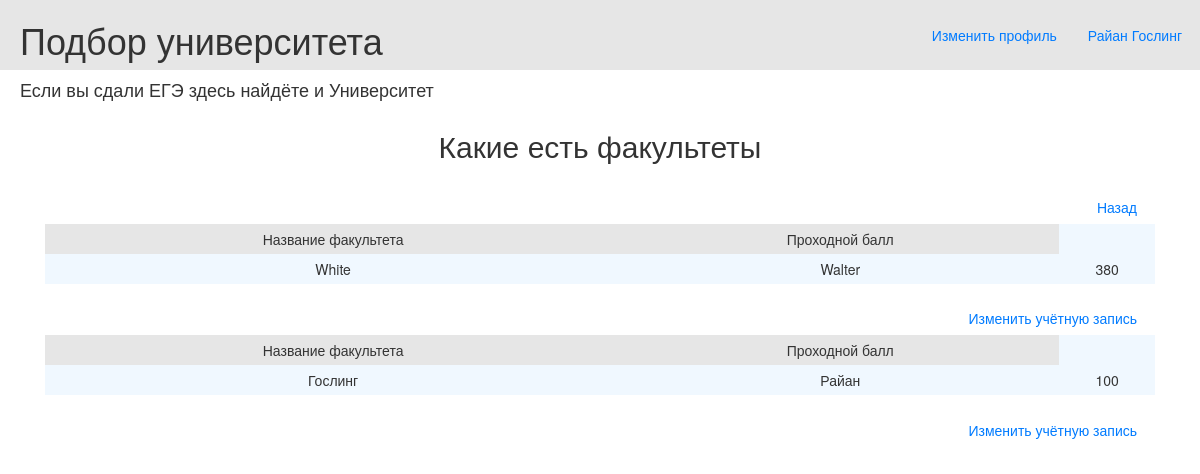
Before: /users_list (signed in) with the older database file.
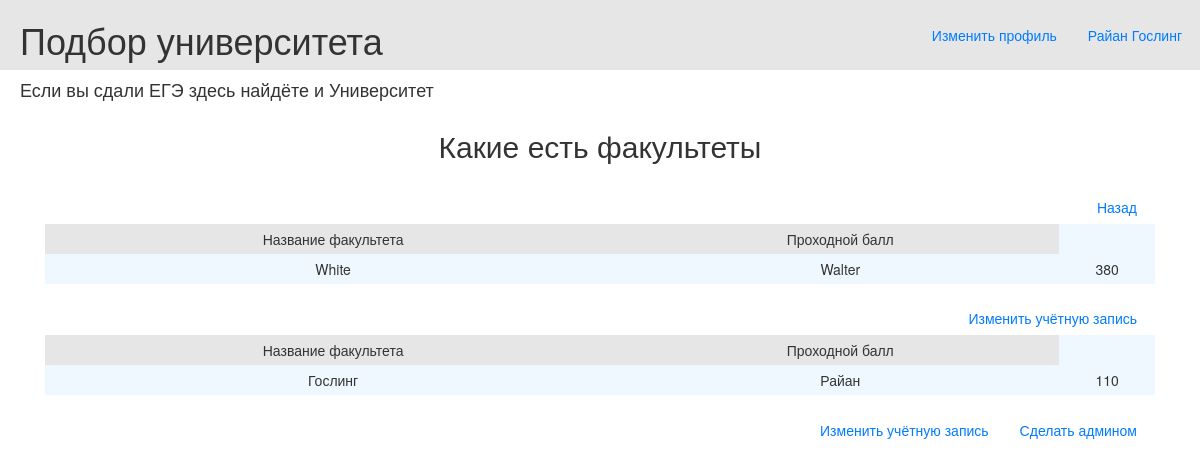
After: the same page with the newer database file.
### data/users.py (models this page shows, shortened)
class User(SqlAlchemyBase, UserMixin, SerializerMixin):
    __tablename__ = 'users'
    id = sqlalchemy.Column(sqlalchemy.Integer,
                           primary_key=True, autoincrement=True)
    surname = sqlalchemy.Column(sqlalchemy.String, nullable=True)
    name = sqlalchemy.Column(sqlalchemy.String, nullable=True)
    email = sqlalchemy.Column(sqlalchemy.String,
                              index=True, unique=True, nullable=True)
    password = sqlalchemy.Column(sqlalchemy.String, nullable=True)
    modified_date = sqlalchemy.Column(sqlalchemy.DateTime,
                                      default=datetime.datetime.now)
    address = sqlalchemy.Column(sqlalchemy.String, nullable=True)
    min_ege_score = sqlalchemy.Column(sqlalchemy.Integer, nullable=True)
    type = sqlalchemy.Column(sqlalchemy.Integer, nullable=True)

### main.py (the view)
@app.route('/users_list', methods=['GET', 'POST'])
@login_required
def users_list():
    users = db_sess.query(User).all()
    return render_template('users.html', title='Журнал факультетов', users=users)

### data/db_session.py (called while the page is built)
def create_session() -> Session:
    global __factory
    return __factory()

### main.py (called while the page is built)
@login_manager.user_loader
def load_user(user_id: int):
    db_sess = db_session.create_session()
    return db_sess.query(User).get(user_id)

### templates/users.html
{% extends 'base.html' %}
{% block content %}
    <h2 align="center">Какие есть факультеты</h2>
    <a class="btn btn-outline-primary" href="http://localhost:5000/">Назад</a>
    {% for user in users %}
        <table class="tbl">
            <tr class="mn">
                <td>Название факультета</td>
                <td>Проходной балл</td>
            </tr>
            <tr>
                <td>{{ user.name }}</td>
                <td>{{ user.surname }}</td>
                <td>{{ user.min_ege_score }}</td>
            </tr>
        </table>
    {% if user.type == 2 %}
    <a class="btn btn-outline-primary" href="http://localhost:5000/admin_user/{{ user.id }}">Сделать админом</a>
    {% endif %}
    <a class="btn btn-outline-primary" href="http://localhost:5000/user/{{ user.id }}">Изменить учётную запись</a>
    {% endfor %}
{% endblock %}

### templates/base.html (shortened to what this page needs)
<!doctype html>
<html lang="en">
<head>
    <link rel="stylesheet"
          href="https://stackpath.bootstrapcdn.com/bootstrap/4.4.1/css/bootstrap.min.css"
>
    <link rel="stylesheet" type="text/css" href="/static/css/style.css">
    <link rel="stylesheet"
        type="text/css"
        href="https://maxcdn.bootstrapcdn.com/bootstrap/3.3.5/css/bootstrap-theme.min.css">
    <link rel="stylesheet"
        type="text/css"
        href="https://maxcdn.bootstrapcdn.com/bootstrap/3.3.5/css/bootstrap.min.css">
</head>
<body>
<div class="first_line">
    <h1 class="first_line_content">Подбор университета</h1>
    {% if current_user.is_authenticated %}
        <a class="btn btn-outline-primary" href="http://localhost:5000/logout">{{ current_user.surname }} {{ current_user.name }}</a>
        <a class="btn btn-outline-primary" href="http://localhost:5000/user/{{ current_user.id }}">Изменить профиль</a>
    {% else %}
        <a class="btn btn-outline-primary" href="http://localhost:5000/register">Зарегестрироваться</a>
        <a class="btn btn-outline-primary" href="http://localhost:5000/login">Войти</a>
    {% endif %}
</div>
<h4>Если вы сдали ЕГЭ здесь найдёте и Университет</h4>
<main role="main" class="container">
    {% block content %}{% endblock %}
</main>
</body>
</html>

### static/css/style.css (style rules this page uses)
h4 { padding-left: 20px; color: #e6e6e6; }
tr.mn { text-align: center; background-color: #e6e6e6; }
.tbl { width: 100%; text-align: center; background-color: aliceblue; line-height: 30px; }
.first_line { padding-left: 20px; background-color: #e6e6e6 }
a { display: inline-block; float: right; margin-right: 5px; margin-top: 1.25em; }
.first_line_content { display: inline-block; }

Changed rows visible on the page:
changed User "Гослинг": min_ege_score "100" → "110"; now shows "Сделать админом"
